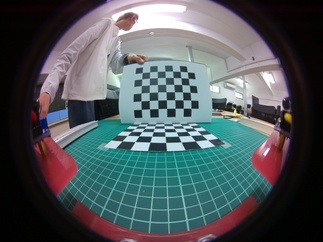
#> input picture Code/Server/calibration_patterns/captures/front/img_raw0.jpg, 323 x 242 px, shrunk from 640 x 480 before the run; its folder holds 3 pictures in this run
$ python calibration_intrinsic_stable.py --camera front --input-dir captures/front
#> lines starting #> are read from the running program, lines starting #| are printed output that depends on the picture
#!/usr/bin/env python3
"""Self-contained intrinsic calibration (no external repo dependency).

Two fixes over the upstream IntrinsicCalibration/intrinsicCalib.py:

1. Falls back to cv2.findChessboardCornersSB when the classic detector misses
   a pose (steep angle / lower contrast) — the classic detector alone often
   only accepts a handful of the diverse poses calibration_capture_smart.py
   captures, silently starving the calibration of data.
2. For fisheye cameras, fixes k3=k4=0 (CALIB_FIX_K3 | CALIB_FIX_K4). With
   ~18-20 images from a tabletop rig, the higher-order terms are poorly
   constrained and can blow up to extreme values (seen once: k3=-2.7,
   k4=3.7) that fit the calibration points but fold/shrink the usable field
   when undistorting full frames. k1,k2 alone already fit this lens well.

Usage:
    python3 calibration_intrinsic_stable.py --camera left
    python3 calibration_intrinsic_stable.py --camera front
"""

from __future__ import annotations

import argparse
import glob
import json
from pathlib import Path

import cv2
import numpy as np

ROOT = Path(__file__).resolve().parent
SERVER = ROOT.parent
HARDWARE = SERVER / "camera_hardware.json"
DEFAULT_INPUT = ROOT / "captures"


def load_hardware():
    with open(HARDWARE, encoding="utf-8") as handle:
#> (reads Code/Server/camera_hardware.json from the repository)
        return json.load(handle)


def detect_corners(gray, board_size):
    ok, corners = cv2.findChessboardCorners(
        gray, board_size, cv2.CALIB_CB_ADAPTIVE_THRESH | cv2.CALIB_CB_NORMALIZE_IMAGE | cv2.CALIB_CB_FAST_CHECK
    )
    if ok:
        corners = cv2.cornerSubPix(
            gray, corners, (5, 5), (-1, -1), (cv2.TERM_CRITERIA_EPS + cv2.TERM_CRITERIA_MAX_ITER, 30, 0.01)
        )
        return True, corners
    if hasattr(cv2, "findChessboardCornersSB"):
        ok, corners = cv2.findChessboardCornersSB(gray, board_size)
        if ok:
            return True, corners.astype(np.float32)
    return False, None


def gather_points(input_dir, board_size, square_mm):
#> called with board_size = (7, 6), square_mm = 25
    files = sorted(glob.glob(str(input_dir / "img_raw*.jpg")))
    objp = np.zeros((1, board_size[0] * board_size[1], 3), np.float64)
    objp[0, :, :2] = np.mgrid[0 : board_size[0], 0 : board_size[1]].T.reshape(-1, 2) * square_mm

    objpoints, imgpoints, image_files = [], [], []
    img_shape = None
    for f in files:
        img = cv2.imread(f)
#> img is the input picture: shape (242, 323, 3); mean B, G, R 90.4, 87.2, 78.9
        if img is None:
            continue
        gray = cv2.cvtColor(img, cv2.COLOR_BGR2GRAY)
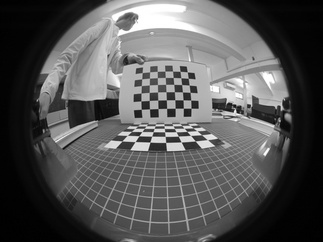
#> gray: shape (242, 323); min 0, max 255, mean 85.1
        img_shape = gray.shape[::-1]
#> img_shape = (323, 242)
        ok, corners = detect_corners(gray, board_size)
#> in detect_corners, `ok, corners = cv2.findChessboardCorners( gray, board_size, cv2.CALIB_C..`: ok = False; corners = None
#> in detect_corners, `ok, corners = cv2.findChessboardCornersSB(gray, board_size)`: ok = True; corners = 42 rows, first 8: [191.3, 108.4], [183.3, 108.4], [175.2, 108.4], [166.7, 108.6], [158.2, 108.7], [149.7, 109.1], [141.3, 109.4], [191.2, 100.1]
#> ok = True
        if ok:
            objpoints.append(objp)
            imgpoints.append(corners.reshape(1, -1, 2).astype(np.float64))
            image_files.append(Path(f).name)
#> pass 2 of the loop in gather_points, `for f in files:`:
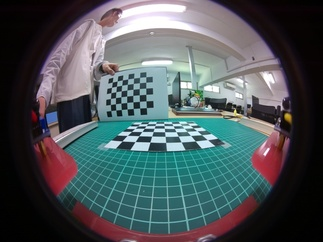
#> input picture Code/Server/calibration_patterns/captures/front/img_raw1.jpg, 323 x 242 px, shrunk from 640 x 480 before the run
#> in gather_points, img is the input picture: shape (242, 323, 3); mean B, G, R 88.4, 85.4, 76.5
#> in gather_points, `gray = cv2.cvtColor(img, cv2.COLOR_BGR2GRAY)`:
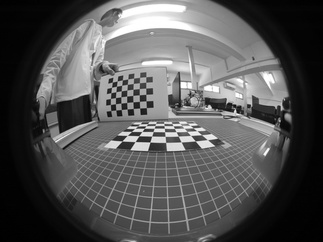
#> gray: shape (242, 323); min 0, max 255, mean 83.1
#> in detect_corners (call 2), `ok, corners = cv2.findChessboardCornersSB(gray, board_size)`: corners = 42 rows, first 8: [146.3, 107.7], [139.7, 108], [133.3, 108.5], [127.2, 109], [121.4, 109.6], [116, 110], [110.9, 110.5], [146, 100.9]
    return objpoints, imgpoints, image_files, img_shape, len(files)


def calibrate_fisheye(objpoints, imgpoints, img_shape):
    K = np.zeros((3, 3))
    D = np.zeros((4, 1))
    rvecs = [np.zeros((1, 1, 3)) for _ in objpoints]
    tvecs = [np.zeros((1, 1, 3)) for _ in objpoints]
    flags = (
        cv2.fisheye.CALIB_RECOMPUTE_EXTRINSIC
        | cv2.fisheye.CALIB_FIX_SKEW
        | cv2.fisheye.CALIB_FIX_K3
        | cv2.fisheye.CALIB_FIX_K4
    )
    criteria = (cv2.TERM_CRITERIA_EPS + cv2.TERM_CRITERIA_MAX_ITER, 100, 1e-6)
    rms, K, D, rvecs, tvecs = cv2.fisheye.calibrate(
        objpoints, imgpoints, img_shape, K, D, rvecs, tvecs, flags, criteria
    )
    return rms, K, D, rvecs, tvecs


def fisheye_view_errors(objpoints, imgpoints, K, D, rvecs, tvecs):
    errors = []
    for objp, imgp, rvec, tvec in zip(objpoints, imgpoints, rvecs, tvecs):
        projected, _ = cv2.fisheye.projectPoints(objp, rvec, tvec, K, D)
        delta = projected.reshape(-1, 2) - imgp.reshape(-1, 2)
        errors.append(float(np.sqrt(np.mean(np.sum(delta * delta, axis=1)))))
    return errors


def calibrate_normal(objpoints, imgpoints, img_shape):
    objpoints_cc = [p.reshape(-1, 1, 3).astype(np.float32) for p in objpoints]
    imgpoints_cc = [p.reshape(-1, 1, 2).astype(np.float32) for p in imgpoints]
    rms, K, D, _rvecs, _tvecs = cv2.calibrateCamera(objpoints_cc, imgpoints_cc, img_shape, None, None)
    return rms, K, D


def main():
    parser = argparse.ArgumentParser(description="Stable in-house intrinsic calibration.")
    parser.add_argument("--camera", choices=["front", "left", "right", "rear", "gimbal"], required=True)
    parser.add_argument("--input-dir", default="")
    parser.add_argument("--output-dir", default="", help="Save K/D and summary here (default: input directory).")
    parser.add_argument("--board-cols", type=int, default=7)
    parser.add_argument("--board-rows", type=int, default=6)
    parser.add_argument("--square-mm", type=float, default=25.0)
    parser.add_argument("--camera-id", type=int, default=0)
    parser.add_argument(
        "--max-view-rms",
        type=float,
        default=0.75,
        help="Reject fisheye views above this per-image RMS, then recalibrate (0 disables).",
    )
    args = parser.parse_args()

    hardware = load_hardware()
    camera = hardware[args.camera]
    input_dir = Path(args.input_dir) if args.input_dir else DEFAULT_INPUT / args.camera
    if not input_dir.exists():
        raise SystemExit(f"Missing capture directory: {input_dir}")
    output_dir = Path(args.output_dir) if args.output_dir else input_dir
    output_dir.mkdir(parents=True, exist_ok=True)

    board_size = (args.board_cols, args.board_rows)
    objpoints, imgpoints, image_files, img_shape, total = gather_points(input_dir, board_size, args.square_mm)
#> objpoints = 2 items; imgpoints = 2 items; image_files = ['img_raw0.jpg', 'img_raw1.jpg']; img_shape = (323, 242); total = 2
    if len(objpoints) < 5:
#> (the run stopped early here; a loop or call above may not have finished)
